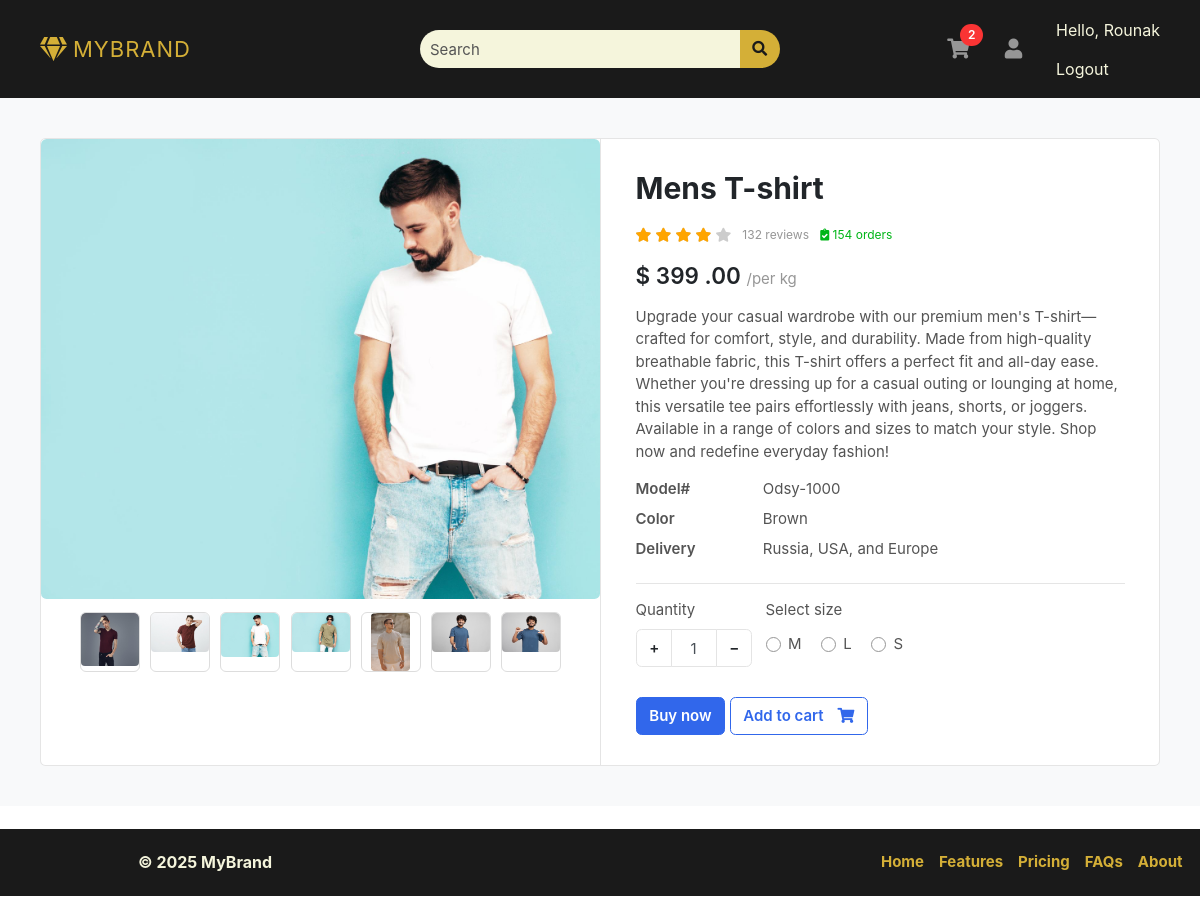
Page /product/product/t-shirt/ (signed in) on the committed database.
### accounts/models.py (models this page shows, shortened)
class Profile(models.Model):
    user = models.OneToOneField(User, on_delete=models.CASCADE)
    address = models.TextField(blank=True, null=True)
    is_email_verified = models.BooleanField(default=False)
    phone_number = models.CharField(max_length=15, null=True, blank=True)
    email_token = models.CharField(max_length=100, null=True, blank=True)
    def get_cart_count(self):
        return CartItems.objects.filter(cart__is_paid=False, cart__user=self.user).count()

### products/models.py (models this page shows, shortened)
class Product(BaseModel):
    product_name = models.CharField(max_length=100)
    slug = models.SlugField(unique=True, null=True, blank=True)
    category = models.ForeignKey(Category, on_delete=models.CASCADE, related_name="products")
    price = models.IntegerField()
    product_description = models.TextField()
    color_variant = models.ManyToManyField(ColorVariant, blank=True)
    size_variant = models.ManyToManyField(SizeVariant, blank=True)

class ProductImage(BaseModel):
    product = models.ForeignKey(Product, on_delete=models.CASCADE, related_name="product_images")
    image = models.ImageField(upload_to="product/")

class SizeVariant(BaseModel):
    size_name = models.CharField(max_length=100)
    price = models.IntegerField(default=0)

### products/views.py (the view)
# urls.py: path('product/<slug:slug>/', get_product, name='get_product'),
def get_product(request, slug):
    try:
        product = Product.objects.get(slug=slug)
        context = {'product': product}
        size = request.GET.get('size')
        if size:
            price = product.get_product_price_by_size(size)
            context.update({
                'selected_size': size,
                'updated_price': price
            })
        return render(request, 'product/product.html', context)
    except Product.DoesNotExist:
        return render(request, 'product/product.html', {'error': 'Product not found'}, status=404)
    except Exception as e:
        print(f"Error in get_product: {e}")
        return render(request, 'product/product.html', {'error': 'An error occurred'}, status=500)

### templates/product/product.html (shortened to what this page needs)
{% extends "base/base.html" %}
{% block start %}
<section class="section-content padding-y bg">
  <div class="container">
    <div class="card">
      <div class="row no-gutters">
        <aside class="col-md-6">
          <article class="gallery-wrap">
            <div class="img-big-wrap">
              <div>
                <a href="#">
                  <img src="{{ product.product_images.first.image.url }}" alt="Product Image">
                </a>
              </div>
            </div>
            <div class="thumbs-wrap">
              {% for image in product.product_images.all %}
              <a href="#" class="item-thumb">
                <img src="{{ image.image.url }}" alt="Product Image">
              </a>
              {% endfor %}
            </div>
          </article>
        </aside>
        <main class="col-md-6 border-left">
          <article class="content-body">
            <h2 class="title">{{product.product_name}}</h2>
            <div class="rating-wrap my-3">
              <ul class="rating-stars">
                <li style="width:80%" class="stars-active">
                  <i class="fa fa-star"></i> <i class="fa fa-star"></i>
                  <i class="fa fa-star"></i> <i class="fa fa-star"></i>
                </li>
                <li>
                  <i class="fa fa-star"></i> <i class="fa fa-star"></i>
                  <i class="fa fa-star"></i> <i class="fa fa-star"></i>
                  <i class="fa fa-star"></i>
                </li>
              </ul>
              <small class="label-rating text-muted">132 reviews</small>
              <small class="label-rating text-success"> <i class="fa fa-clipboard-check"></i> 154 orders </small>
            </div>
            <div class="mb-3">
              <var class="price h4">$
                  {% if updated_price %}
                      {{ updated_price }}
                  {% else %}
                      {{ product.price }}
                  {% endif %}
                  .00
              </var>
              <span class="text-muted">/per kg</span>
          </div>
            <p>{{product.product_description}}</p>
            <dl class="row">
              <dt class="col-sm-3">Model#</dt>
              <dd class="col-sm-9">Odsy-1000</dd>
              <dt class="col-sm-3">Color</dt>
              <dd class="col-sm-9">Brown</dd>
              <dt class="col-sm-3">Delivery</dt>
              <dd class="col-sm-9">Russia, USA, and Europe </dd>
            </dl>
            <hr>
            <div class="form-row">
              <div class="form-group col-md flex-grow-0">
                <label>Quantity</label>
                <div class="input-group mb-3 input-spinner">
                  <div class="input-group-prepend">
                    <button class="btn btn-light" type="button" id="button-plus" fdprocessedid="zwlxdm"> + </button>
                  </div>
                  <input type="text" class="form-control" value="1" fdprocessedid="ls7oe8">
                  <div class="input-group-append">
                    <button class="btn btn-light" type="button" id="button-minus" fdprocessedid="ekf3xp"> − </button>
                  </div>
                </div>
              </div>
              {% if product.size_variant.count %}
              <div class="form-group col-md">
                <label>Select size</label>
                <div class="mt-1">
                  {% for size in product.size_variant.all %}
                  <label class="custom-control custom-radio custom-control-inline">
                                 <div class="custom-control-label">{{ size.size_name }}</div>
                  </label>
                  {% endfor %}
                </div>
              </div>
              {% endif %}
            </div>
            <a href="#" class="btn  btn-primary"> Buy now </a>
            <a href="{% url 'add_to_cart' product.uid %}?variant={{selected_size}}" class="btn  btn-outline-primary"> <span class="text">Add to cart</span> <i
                class="fas fa-shopping-cart"></i> </a>
          </article>
        </main>
      </div>
    </div>
  </div>
</section>
{% endblock %}

### templates/base/base.html (shortened to what this page needs)
<!DOCTYPE HTML>
<html lang="en">
<head>
    <link href="/media/css/bootstrap.css" rel="stylesheet" type="text/css" />
    <link href="/media/fonts/fontawesome/css/all.min.css" type="text/css" rel="stylesheet">
    <link href="/media/css/ui.css" rel="stylesheet" type="text/css" />
    <link href="/media/css/responsive.css" rel="stylesheet" />
</head>
<body>
    <header class="section-header">
        <section class="header-main" style="width: 100%; background-color: #1a1a1a; padding: 10px 0;">
            <div class="container">
                <div class="row align-items-center">
                    <div class="col-lg-4 col-12 d-flex justify-content-start">
                        <a class="navbar-brand text-uppercase fw-bold" href="{% url 'index' %}"
                           style="font-size: 22px; letter-spacing: 1px; display: flex; align-items: center; color: #d4af37;">
                            <i class="fas fa-gem" style="color: #d4af37; font-size: 24px; margin-right: 5px;"></i>
                            MyBrand
                        </a>
                    </div>
                    <div class="col-lg-4 col-12 d-flex justify-content-center">
                        <form action="#" class="search w-100" style="max-width: 400px;">
                            <div class="input-group">
                                <input type="text" class="form-control" placeholder="Search"
                                       style="border-radius: 20px 0 0 20px; padding: 10px; border: none; background: #f5f5dc; color: #1a1a1a;">
                                <div class="input-group-append">
                                    <button class="btn" type="submit"
                                            style="border-radius: 0 20px 20px 0; background: #d4af37; border: none; color: #1a1a1a;">
                                        <i class="fa fa-search"></i>
                                    </button>
                                </div>
                            </div>
                        </form>
                    </div>
                    <div class="col-lg-4 col-12 d-flex justify-content-end align-items-center">
                        <div class="widgets-wrap d-flex align-items-center">
                            <div class="widget-header mr-3 position-relative">
                                <a href="{% if request.user.is_authenticated %}{% url 'cart' %}{% else %}{% url 'login' %}?next={% url 'cart' %}{% endif %}"
                                    class="icon icon-sm rounded-circle"
                                    style="width: 40px; height: 40px; display: flex; align-items: center; justify-content: center; color: #d4af37;">
                                    <i class="fa fa-shopping-cart"></i>
                                </a>
                                <span class="badge badge-pill badge-danger notify"
                                      style="position: absolute; top: -5px; right: -5px; font-size: 12px; padding: 5px 8px;">
                                    {{ request.user.profile.get_cart_count }}
                                </span>
                            </div>
                            <div class="widget-header icontext">
                                <a href="{% url 'profile' %}" class="icon icon-sm rounded-circle"
                                   style="width: 40px; height: 40px; display: flex; align-items: center; justify-content: center; color: #d4af37;">
                                    <i class="fa fa-user"></i>
                                </a>
                            </div>
                            <ul class="navbar-nav ml-2">
                                {% if request.user.is_authenticated %}
                                <li class="nav-item">
                                    <span class="nav-link" style="color: #f5f5dc;">Hello, {{ request.user.username }}</span>
                                </li>
                                <li class="nav-item">
                                    <a class="nav-link" href="{% url 'logout' %}" style="color: #f5f5dc;">Logout</a>
                                </li>
                                {% else %}
                                <li class="nav-item d-flex align-items-center">
                                    <a class="nav-link" href="{% url 'login' %}" style="color: #f5f5dc;">Sign in</a>
                                    <span class="mx-1" style="color: #d4af37;">|</span>
                                    <a class="nav-link" href="{% url 'register' %}" style="color: #f5f5dc;">Register</a>
                                </li>
                                {% endif %}
                            </ul>
                        </div>
                    </div>
                </div>
            </div>
        </section>
    </header>
    <main>
        {% block start %} {% endblock %}
    </main>
    {% include 'base/footer.html' %}
</body>
</html>

### public/static/css/ui.css (style rules this page uses)
html { font-family: 'Inter', sans-serif; font-size: 15px; }
.content-body { flex: 1 1 auto; padding: 2rem 2.3rem; }
.icon-xs, .icon-sm, .icon-md, .icon-lg { display: inline-block; text-align: center; flex-shrink: 0; flex-grow: 0; }
.icon-sm { width: 48px; height: 48px; line-height: 48px; font-size: 20px; }
.padding-y { padding-top: 40px; padding-bottom: 40px; }
var { font-style: normal; }
article:after, .form-group:after { display: block; clear: both; content: ""; }
.bg { background-color: #f8f9fa; }
.card .title { color: #212529; }
.header-main { position: relative; padding-top: 1rem; padding-bottom: 1rem; }
.widget-header { display: inline-block; vertical-align: middle; position: relative; }
.widget-header a { color: #545454; }
.widget-header i { color: #969696; }
.widget-header .notify { position: absolute; top: -3px; right: -10px; }
.btn-light { background-color: #fff; border-color: #e4e4e4; }
.btn .text + i { margin-left: 10px; }
dl[class="row"] { margin-bottom: 0; }
.icontext { display: inline-flex; align-items: center; vertical-align: middle; }
.icontext .icon { position: relative; margin-right: 15px; flex-shrink: 0; flex-grow: 0; }
.notify { position: absolute; top: -4px; right: -10px; display: inline-block; padding: .25em .6em; font-size: 12px; line-height: 1; text-align: center; border-radius: 3rem; color: #fff; background-color: #fa3434; }
.price { font-weight: 600; color: #212529; }
.label-rating { margin-left: 7px; display: inline-block; vertical-align: middle; }
.rating-stars { display: inline-block; vertical-align: middle; list-style: none; margin: 0; padding: 0; position: relative; white-space: nowrap; clear: both; }
.rating-stars i { font-size: 14px; color: #ccc; display: inline; }
.rating-stars li { display: block; text-overflow: clip; white-space: nowrap; z-index: 1; }
.rating-stars li.stars-active { z-index: 2; position: absolute; top: 0; left: 0; overflow: hidden; }
.rating-stars li.stars-active i { color: orange; }
.input-spinner { width: 120px; flex-wrap: nowrap; display: inline-flex; }
.input-spinner input.form-control { text-align: center; max-width: 46px; flex-basis: 46px; border-color: #e4e4e4; flex-grow: 0; }
.input-spinner .btn { width: 36px; text-align: center; }
.gallery-wrap .img-big-wrap { margin-bottom: 10px; border-radius: 0.37rem; overflow: hidden; background-color: #fff; }
.gallery-wrap .img-big-wrap a { text-align: center; display: block; }
.gallery-wrap .img-big-wrap img { height: 460px; width: auto; display: inline-block; cursor: zoom-in; }
.gallery-wrap .thumbs-wrap { text-align: center; }
.gallery-wrap .thumbs-wrap .item-thumb { width: 60px; height: 60px; border: 1px solid #ddd; border-radius: 6px; margin: 3px; display: inline-block; overflow: hidden; }
.gallery-wrap .thumbs-wrap img { max-width: 100%; max-height: 100%; object-fit: cover; border-radius: 4px; cursor: zoom-in; }

### templates/base/base.html (style rules this page uses)
.navbar-nav .nav-link { font-size: 16px; transition: all 0.3s ease-in-out; }

### rows in the picture
Product: product_images.first.image (picture), product_name "Mens T-shirt", price "399", product_description "Upgrade your casual wardrobe with our premium men's T-shirt—crafted for comfort, style, and durability. Made from high-quality breathable fabric, this T-shirt offers a perfect fit and all-day ease. Whether you're dressing up for a casual outing or lounging at home, this versatile tee pairs effortlessly with jeans, shorts, or joggers. Available in a range of colors and sizes to match your style. Shop now and redefine everyday fashion!"
ProductImage: image (picture)
ProductImage: image (picture)
ProductImage: image (picture)
ProductImage: image (picture)
ProductImage: image (picture)
ProductImage: image (picture)
ProductImage: image (picture)
SizeVariant: size_name "M"
SizeVariant: size_name "L"
SizeVariant: size_name "S"

### other values in the picture
{{ request.user.profile.get_cart_count }} "2"
{{ request.user.username }} "Rounak"
